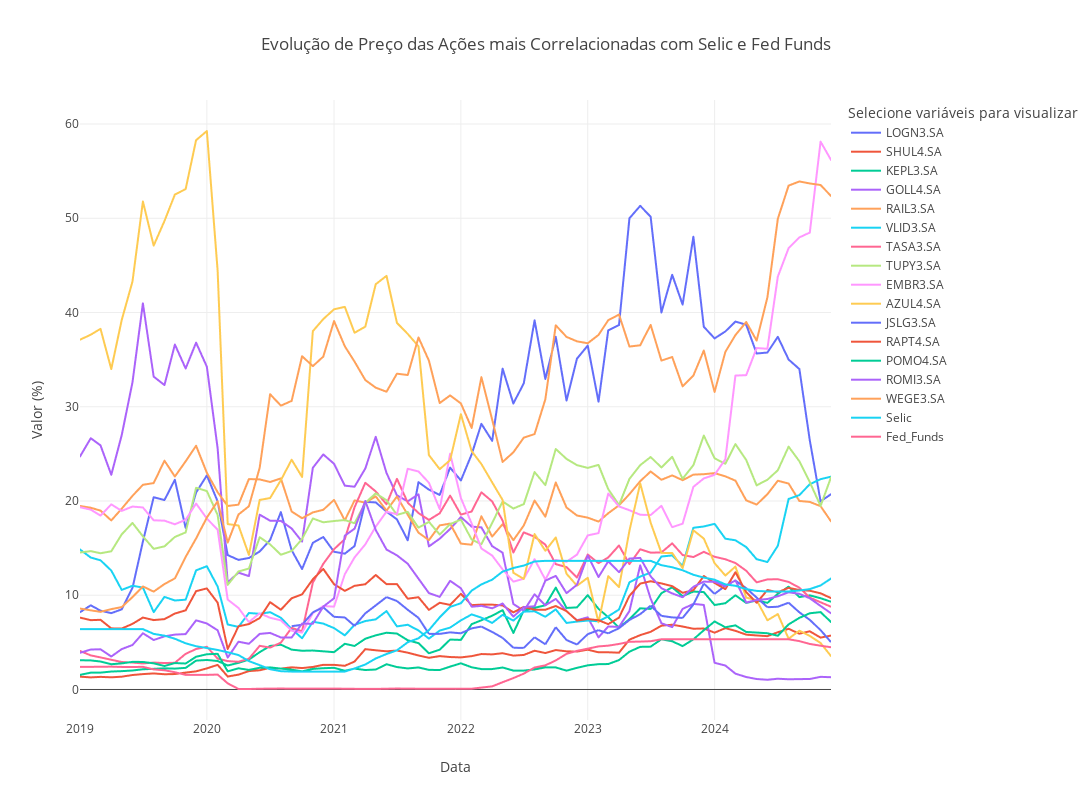

The notebook cell this image was saved under:
### Code cell
import plotly.express as px

# Reestruturar para gráfico interativo
df_long = df_plot.melt(id_vars=['Date'], var_name='Variável', value_name='Valor')

# Gráfico com cores visíveis e interativas
fig = px.line(
    df_long,
    x='Date',
    y='Valor',
    color='Variável',
    color_discrete_sequence=px.colors.qualitative.Plotly,  # Cores diferentes!
    title='Evolução de Preço das Ações mais Correlacionadas com Selic e Fed Funds',
    labels={
        'Valor': 'Valor (%)',
        'Date': 'Data'
    }
)

# Layout ajustado
fig.update_layout(
    height=800,
    width=1900,
    legend_title_text='Selecione variáveis para visualizar',
    hovermode='x unified'
)

fig.show()
